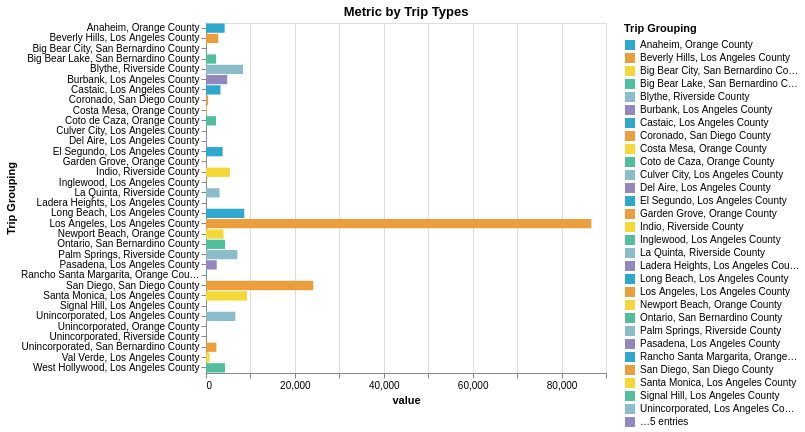

The notebook cell this image was saved under:
### Code cell
metrics_list = summary_melt["Metric"].unique().tolist()

metrics_dropdown = alt.binding_select(
        options=metrics_list,
        name="Metrics: ",
    )
    # Column that controls the bar charts
xcol_param = alt.selection_point(
        fields=["Metric"], value=metrics_list[0], bind=metrics_dropdown
    )

chart = (alt.Chart(summary_melt, title="Metric by Trip Types")
        .mark_bar()
        .encode(
            x=alt.X("value"),
            y=alt.Y("Trip Grouping"),
            color=alt.Color("Trip Grouping",
                                  scale=alt.Scale(
                                      range=cp.CALITP_CATEGORY_BRIGHT_COLORS))
        ).properties(width=400, height=350)
    ).add_params(xcol_param).transform_filter(xcol_param)

display(HTML("""
<style>
form.vega-bindings {
  position: absolute;
  left: 0px;
  top: -0px;
}
</style>
"""))

(chart)

### Figure 1 — Vega-Lite specification as saved in the notebook (floating-point values rounded to 4 significant figures; data arrays with more than 128 entries replaced by an {"elided": "..."} marker saying what was removed)
{"config": {"view": {"continuousWidth": 300, "continuousHeight": 300}}, "data": {"name": "data-198b99b5648ace04e51395a05f9246ed"}, "mark": {"type": "bar"}, "encoding": {"color": {"field": "Trip Grouping", "scale": {"range": ["#2EA8CE", "#EB9F3C", "#F4D837", "#51BF9D", "#8CBCCB", "#9487C0"]}, "type": "nominal"}, "x": {"field": "value", "type": "quantitative"}, "y": {"field": "Trip Grouping", "type": "nominal"}}, "height": 350, "params": [{"name": "param_99e266ab5877b925", "select": {"type": "point", "fields": ["Metric"]}, "bind": {"input": "select", "options": ["Total Trips", "N Auto Trips", "Pct Auto Trips", "N Tranist Trips", "Pct Transit Trips", "N Walking Trips", "Pct Walking Trips", "Auto Mean Minutes", "Auto Median Minutes", "Auto Max Minutes", "Auto Mean Miles", "Auto Median Miles", "Auto Max Miles", "Transit Mean Minutes", "Transit Median Minutes", "Transit Max Minutes", "Transit Mean Miles", "Transit Median Miles", "Transit Max Miles", "Walking Mean Minutes", "Walking Median Minutes", "Walking Max Minutes", "Walking Mean Miles", "Walking Median Miles", "Walking Max Miles"], "name": "Metrics: "}, "value": "Total Trips"}], "title": "Metric by Trip Types", "transform": [{"filter": {"param": "param_99e266ab5877b925"}}], "width": 400, "$schema": "https://vega.github.io/schema/vega-lite/v6.1.0.json", "datasets": {"data-198b99b5648ace04e51395a05f9246ed": {"elided": "850 records"}}}
